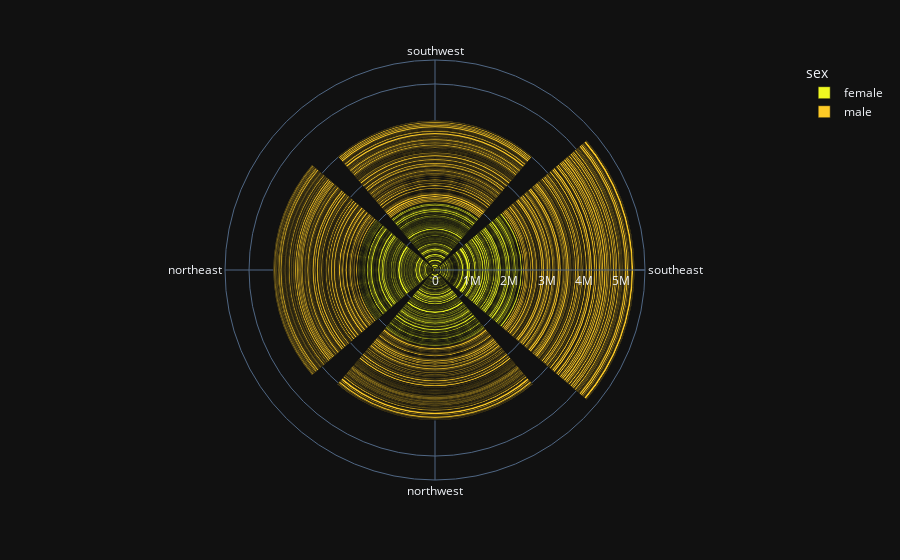

Notebook code for this chart:
### Code cell
px.bar_polar(data,r="expenses",theta="region",color='sex',template='plotly_dark',color_discrete_sequence=px.colors.sequential.Plasma_r)

### Figure 1 — Plotly figure (JSON) as saved in the notebook; plotly's stock layout.template omitted (floating-point values rounded to 4 significant figures; data arrays with more than 128 entries replaced by an {"elided": "..."} marker saying what was removed)
{"data": [{"hovertemplate": "sex=female<br>expenses=%{r}<br>region=%{theta}<extra></extra>", "legendgroup": "female", "marker": {"color": "#f0f921", "pattern": {"shape": ""}}, "name": "female", "r": {"elided": "662 float values"}, "showlegend": true, "subplot": "polar", "theta": {"elided": "662 str values"}, "type": "barpolar"}, {"hovertemplate": "sex=male<br>expenses=%{r}<br>region=%{theta}<extra></extra>", "legendgroup": "male", "marker": {"color": "#fdca26", "pattern": {"shape": ""}}, "name": "male", "r": {"elided": "676 float values"}, "showlegend": true, "subplot": "polar", "theta": {"elided": "676 str values"}, "type": "barpolar"}], "layout": {"barmode": "relative", "legend": {"title": {"text": "sex"}, "tracegroupgap": 0}, "margin": {"t": 60}, "polar": {"angularaxis": {"direction": "clockwise", "rotation": 90}, "domain": {"x": [0, 1], "y": [0, 1]}}}}
